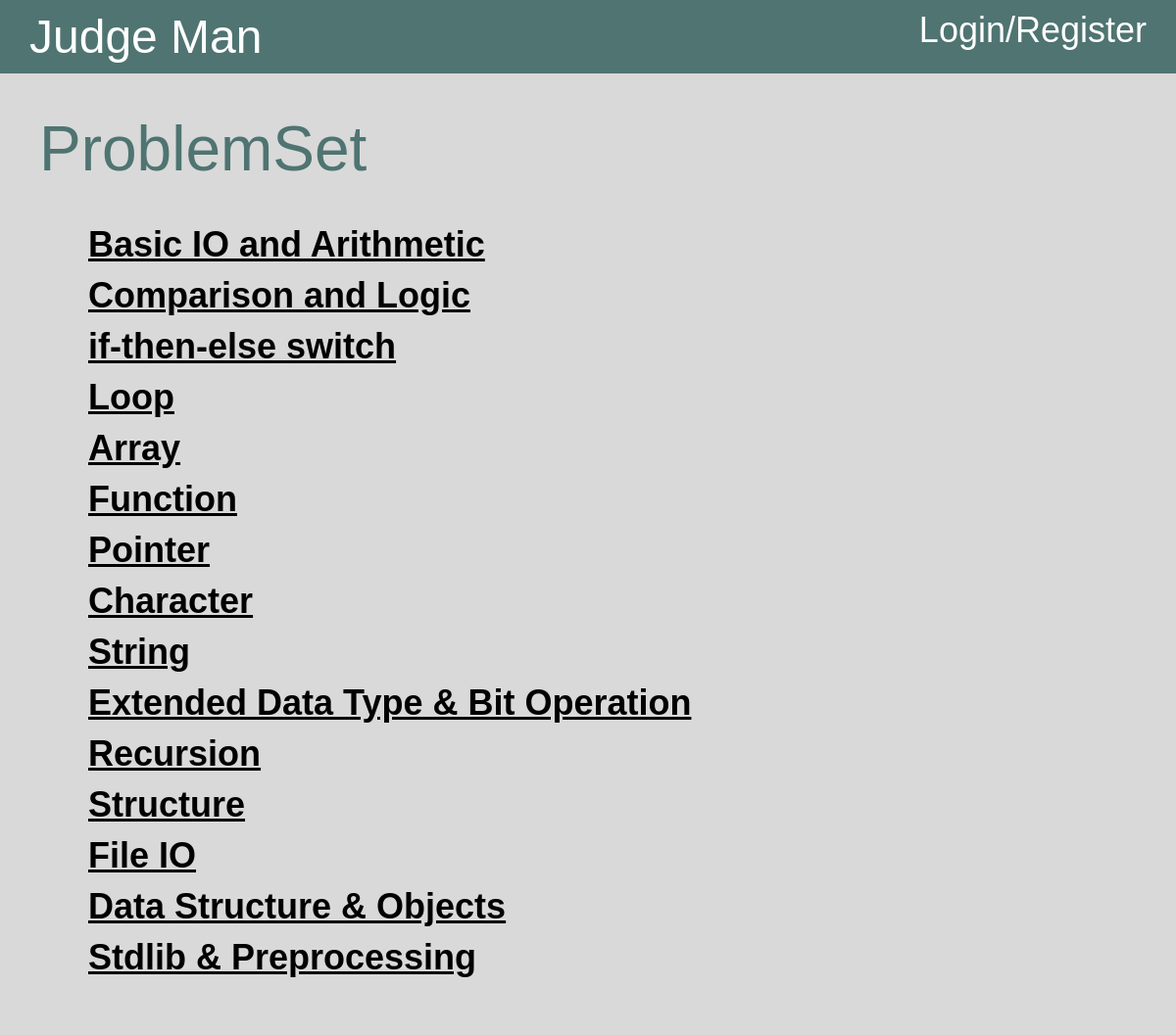
The page / on the database its author committed.
### app/database/models.py (models this page shows, shortened)
class ProblemSet(db.Model):
    __tablename__ = "ProblemSet"
    id = db.Column(db.Integer, primary_key=True)
    title = db.Column(db.String(100), nullable=False)
    problems = db.Column(db.String(500), nullable=False)
    def viewAll(self):
        problems = ProblemSet.query.all()
        return problems

### app/pages/homePage.py (the view)
@home.route('/',  methods=['GET', 'POST'])
def index():
    session['lastPage'] = url_for('home.index')
    return render_template('home.html', problemSets=problemSets.viewAll()[1:-1])

### templates/home.html
{% extends "base.html" %}
{% block content %}
<div class="div-5">
    <div class="div-6">
        <div class="div-7">ProblemSet</div>
        <div class="div-8">
            {% for problemSet in problemSets %}
            <a class="problemLink" href="{{ url_for('problem.index', problemSetId=problemSet['id']) }}">{{ problemSet['title'] }}</a>
            {% endfor %}
        </div>
    </div>
</div>
{% endblock %}

### templates/base.html (shortened to what this page needs)
<!DOCTYPE html>
<html>
<head>
    <link rel="stylesheet" href="{{ url_for('static', filename='mainStyle.css') }}">
    <link rel="stylesheet" href="https://cdnjs.cloudflare.com/ajax/libs/prism/1.22.0/themes/prism-tomorrow.min.css">
</head>
<body>
    <div class="div-2">
        <div class="div-3">
            <div class="column">
                <div class="title">
                    <a class="text", href="{{ url_for('home.index') }}">Judge Man</a>
                </div>
            </div>
            <div class="column">
                <div class="login-register">
                    {% if current_user.is_authenticated %}
                    <a class="text" href="{{ url_for('account.logout') }}">Logout</a>
                    {% else %}
                    <a class="text" href="{{ url_for('account.login') }}">Login/Register</a>
                    {% endif %}
                </div>
            </div>
        </div>
    </div>
    {% block content %}
    {% endblock %}
</body>
</html>

### static/mainStyle.css (style rules this page uses)
body { width: 100%; margin: 0; padding: 0; background-color: rgba(217, 217, 217, 1); }
.div-2 { display: flex; flex-direction: column; max-width: 100%; width: auto; align-self: stretch; padding-top: 10px; padding-right: 10px; padding-bottom: 10px; padding-left: 10px; background-color: rgba(79, 116, 113, 1); }
.div-3 { display: flex; height: 100%; }
.column { display: flex; flex-direction: column; line-height: normal; width: calc(50% - 10px); margin-left: 0px; height: 100%; }
.title { color: rgba(255, 255, 255, 1); font-size: 48px; font-family: "IBM Plex Serif", sans-serif; margin-left: 20px; height: 100%; }
.login-register { color: rgba(255, 255, 255, 1); font-size: 36px; text-align: right; font-family: "IBM Plex Serif", sans-serif; margin-top: auto; margin-bottom: auto; height: 100%; }
.text { margin: 0; padding: 0; text-decoration: none; text-emphasis: none; color: rgb(255, 255, 255, 1); }
.div-5 { display: flex; flex-direction: column; max-width: 100%; justify-content: flex-start; align-self: stretch; width: auto; align-items: center; padding-top: 30px; padding-right: 30px; padding-bottom: 30px; padding-left: 30px; background-color: rgba(217, 217, 217, 1); }
.div-6 { display: flex; flex-direction: column; max-width: 100%; justify-content: flex-start; align-self: stretch; width: auto; align-items: flex-start; padding-top: 10px; padding-right: 10px; padding-bottom: 10px; padding-left: 10px; background-color: rgba(217, 217, 217, 1); }
.div-7 { max-width: 100%; align-self: stretch; width: auto; color: rgba(79, 116, 113, 1); font-size: 64px; text-align: left; font-family: "IBM Plex Serif", sans-serif; }
.div-8 { display: flex; flex-direction: column; max-width: 100%; justify-content: flex-start; align-self: stretch; width: auto; height: auto; align-items: flex-start; margin-top: 10px; padding-top: 20px; padding-right: 50px; padding-bottom: 20px; padding-left: 50px; background-color: rgba(217, 217, 217, 1); }
.problemLink { max-width: 100%; align-self: stretch; width: auto; margin-top: 10px; color: rgba(0, 0, 0, 1); font-size: 36px; text-align: left; font-weight: bold; font-family: "IBM Plex Serif", sans-serif; }
*, *:before, *:after { box-sizing: border-box; }

### rows shown on the page
ProblemSet: title "Basic IO and Arithmetic"
ProblemSet: title "Comparison and Logic"
ProblemSet: title "if-then-else switch"
ProblemSet: title "Loop"
ProblemSet: title "Array"
ProblemSet: title "Function"
ProblemSet: title "Pointer"
ProblemSet: title "Character"
ProblemSet: title "String"
ProblemSet: title "Extended Data Type & Bit Operation"
ProblemSet: title "Recursion"
ProblemSet: title "Structure"
ProblemSet: title "File IO"
ProblemSet: title "Data Structure & Objects"
ProblemSet: title "Stdlib & Preprocessing"
